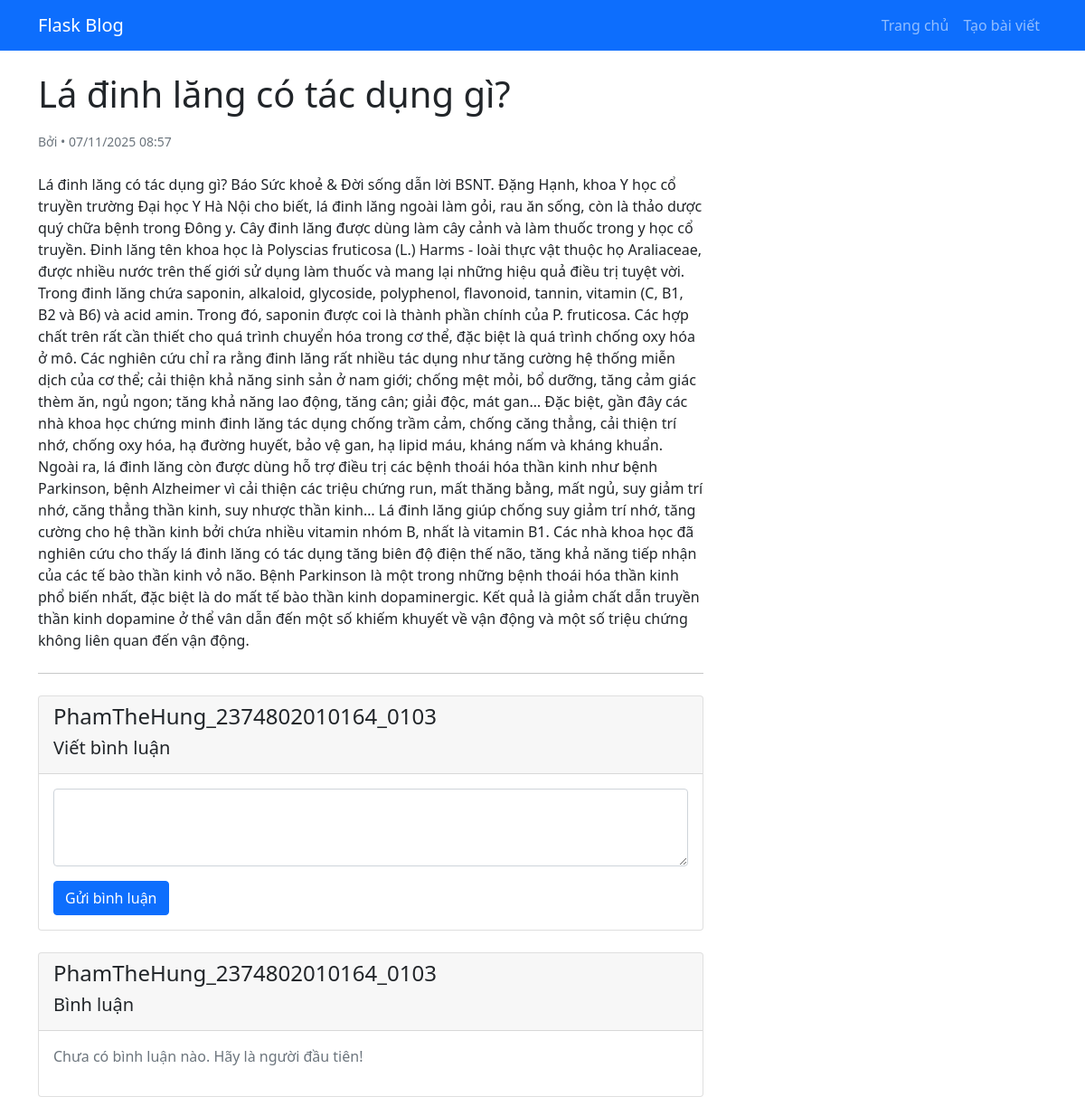
Page /post/lá-đinh-lăng-có-tác-dụng-gì on the committed database.
### app/models.py (models this page shows, shortened)
class Post(db.Model):
    id = db.Column(db.Integer, primary_key=True)
    title = db.Column(db.String(200), nullable=False)
    content = db.Column(db.Text, nullable=False)
    created_at = db.Column(db.DateTime, default=datetime.utcnow)
    updated_at = db.Column(db.DateTime, default=datetime.utcnow, onupdate=datetime.utcnow)
    user_id = db.Column(db.Integer, db.ForeignKey('user.id'), nullable=False)
    slug = db.Column(db.String(200), unique=True, nullable=False)

### app/routes.py (the view, shortened to what this page needs)
@bp.route('/post/<slug>', methods=['GET', 'POST'])
def post(slug):
    post = Post.query.filter_by(slug=slug).first_or_404()
    form = CommentForm()
    comments = Comment.query.filter_by(post_id=post.id).order_by(Comment.created_at.desc()).all()
    return render_template('post.html', title=post.title, post=post, form=form, comments=comments)

### app/forms.py
class CommentForm(FlaskForm):
    content = TextAreaField('Nội dung bình luận', validators=[
        DataRequired(message='Vui lòng nhập bình luận'),
        Length(min=3, message='Bình luận phải có ít nhất 3 ký tự')
    ])
    submit = SubmitField('Gửi bình luận')

### app/templates/post.html (shortened to what this page needs)
{% extends "base.html" %}
{% block content %}
<div class="row">
    <div class="col-md-8">
        <article>
            <h1 class="mb-3">{{ post.title }}</h1>
            <div class="text-muted mb-4">
                <small>
                    Bởi <strong>{{ post.author.username }}</strong> •
                    {{ post.created_at.strftime('%d/%m/%Y %H:%M') }}
                </small>
            </div>
            <div class="post-content">
                {{ post.content|safe }}
            </div>
        </article>
        <hr class="my-4">
            <div class="card mb-4">
                <div class="card-header"><h4>PhamTheHung_2374802010164_0103</h4><h5>Viết bình luận</h5></div>
                <div class="card-body">
                    <form method="POST">
                        <div class="mb-3">
                            {{ form.content(class="form-control" + (" is-invalid" if form.content.errors else ""), rows="3") }}
                        </div>
                        {{ form.submit(class="btn btn-primary") }}
                    </form>
                </div>
            </div>
<div class="card">
    <div class="card-header"><h4>PhamTheHung_2374802010164_0103</h4><h5>Bình luận</h5></div>
    <div class="card-body">
        {% if comments %}
            {% for comment in comments %}
                <div class="mb-3">
                    <strong>{{ comment.user.username }}</strong>
                    <small class="text-muted">• {{ comment.created_at.strftime('%d/%m/%Y %H:%M') }}</small>
                    <p class="mt-2">{{ comment.content }}</p>
                    <hr>
                </div>
            {% endfor %}
        {% else %}
            <p class="text-muted">Chưa có bình luận nào. Hãy là người đầu tiên!</p>
        {% endif %}
    </div>
</div>
{% endblock %}

### rows in the picture
Post: title "Lá đinh lăng có tác dụng gì?", created_at "07/11/2025 08:57", content "Lá đinh lăng có tác dụng gì? Báo Sức khoẻ & Đời sống dẫn lời BSNT. Đặng Hạnh, khoa Y học cổ truyền trường Đại học Y Hà Nội cho biết, lá đinh lăng ngoài làm gỏi, rau ăn sống, còn là thảo dược quý chữa bệnh trong Đông y. Cây đinh lăng được dùng làm cây cảnh và làm thuốc trong y học cổ truyền. Đinh lăng tên khoa học là Polyscias fruticosa (L.) Harms - loài thực vật thuộc họ Araliaceae, được nhiều nước trên thế giới sử dụng làm thuốc và mang lại những hiệu quả điều trị tuyệt vời. Trong đinh lăng chứa saponin, alkaloid, glycoside, polyphenol, flavonoid, tannin, vitamin (C, B1, B2 và B6) và acid amin. Trong đó, saponin được coi là thành phần chính của P. fruticosa. Các hợp chất trên rất cần thiết…"
